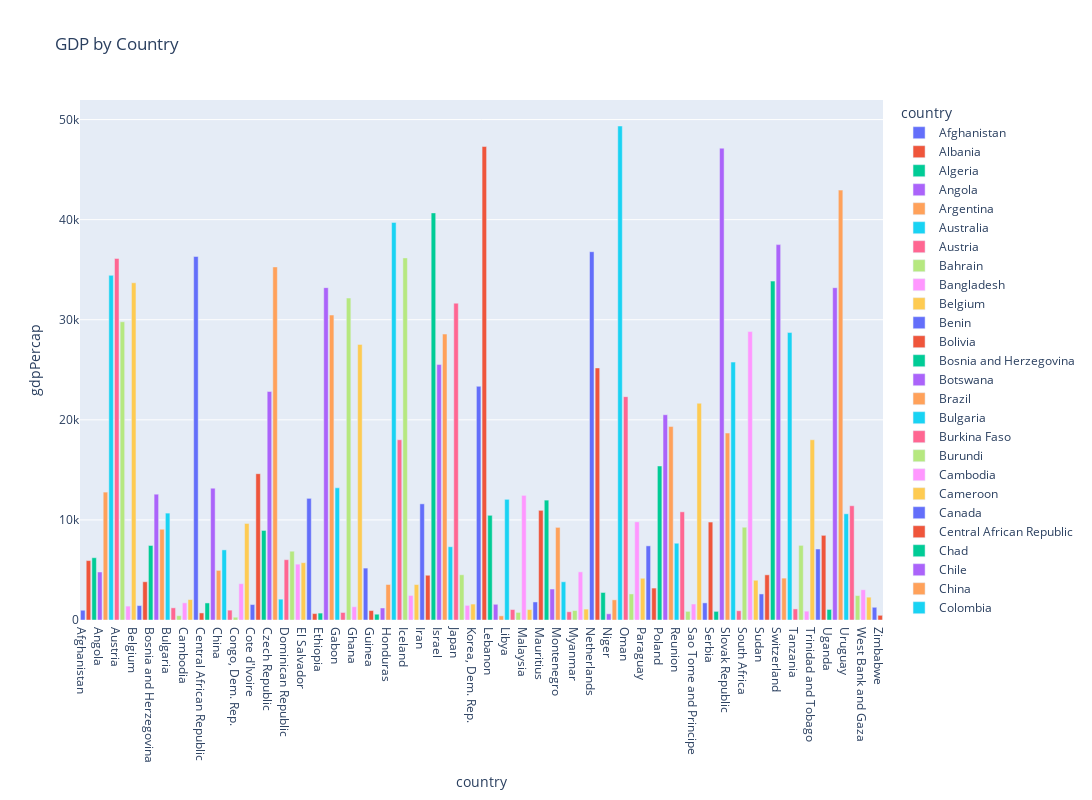

Notebook cell for this chart:
### Code cell
def show_gdp_rate(df: pd.DataFrame, year: int, count_higher: int = 10, count_lower: int = 10):
    data = df.query('year == @year')

    sorted_data = data.sort_values('gdpPercap', ascending=False)
    show_capacita_barplot(sorted_data.iloc[:count_higher, :], title=f'Top {count_higher} higher')
    show_capacita_barplot(sorted_data.iloc[-count_lower:, :], title=f'Top {count_lower} lower')

    fig = px.bar(data, x="country", y="gdpPercap", color="country", title="GDP by Country")
    fig.update_layout(width=1600, height=800)
    fig.show()
    
    
show_gdp_rate(df, 2007)
